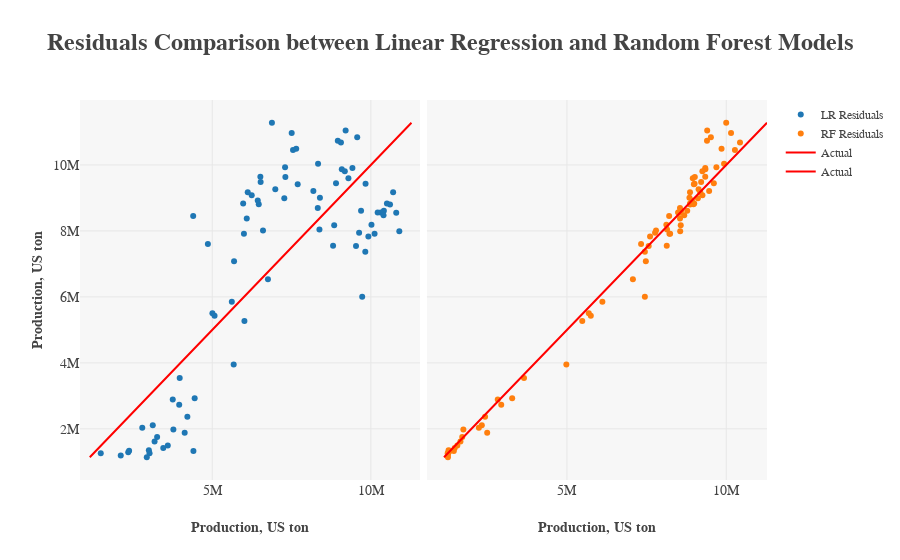

This figure's notebook cell:
### Code cell
# Compare Linear Regression to Random Forest Regression for Hawaii's sugarcane production
X_HI = HI[["Year", "TMAX", "TMIN", "WDMV", "PRCP", "SNOW"]]
y_HI = HI["Weight"]

X_HI_train, X_HI_test, y_HI_train, y_HI_test = train_test_split(X_HI, y_HI, test_size=0.3, random_state=42)

lr_model_HI = LinearRegression()
rf_model_HI = RandomForestRegressor()

lr_model_HI.fit(X_HI_train, y_HI_train)
rf_model_HI.fit(X_HI_train, y_HI_train)

HI_train = X_HI_train.join(y_HI_train)
m_HI = ols("Weight ~ Year + TMAX + TMIN + WDMV + PRCP + SNOW",HI_train).fit()

print(m_HI.summary())
print()
print("HAWAII SUGARCANE PRODUCTION VS HAWAII WEATHER:")
print("  Linear Regression Model Results:")
print("    R^2 train: {0:.4f}".format(lr_model_HI.score(X_HI_train, y_HI_train)))
print("    R^2  test: {0:.4f}".format(lr_model_HI.score(X_HI_test, y_HI_test)))
print("    y-intercept: {}".format(round(lr_model_HI.intercept_, 1)))
print("    {0}-coefficients: {1}".format(u"\u03B2", [round(c, 1) for c in lr_model_HI.coef_]))
print("    Feature variable order: {}".format([x for x in X_HI.columns]))
print()
print("  Random Forest Regression Model Results:")
print("    R^2 train: {0:.4f}".format(rf_model_HI.score(X_HI_train, y_HI_train)))
print("    R^2  test: {0:.4f}".format(rf_model_HI.score(X_HI_test, y_HI_test)))
print("    Feature importances: {}".format([round(p, 4) for p in rf_model_HI.feature_importances_]))
print("    Feature variable order: {}".format([x for x in X_HI.columns]))

lr_y_HI_pred = lr_model_HI.predict(X_HI)
lr_HI_residuals = y_HI - lr_y_HI_pred

rf_y_HI_pred = rf_model_HI.predict(X_HI)
rf_HI_residuals = y_HI - rf_y_HI_pred

trace0 = py.graph_objs.Scatter(name="LR Residuals", x=lr_y_HI_pred, y=y_HI, mode="markers")
trace1 = py.graph_objs.Scatter(name="RF Residuals", x=rf_y_HI_pred, y=y_HI, mode="markers")
trace2 = py.graph_objs.Scatter(name="Actual", x=y_HI, y=y_HI, mode="lines", line=dict(color="red"))

print()
fig = py.tools.make_subplots(rows=1, cols=2, shared_yaxes=True, horizontal_spacing=0.01)
fig.append_trace(trace0, 1, 1)
fig.append_trace(trace1, 1, 2)
fig.append_trace(trace2, 1, 1)
fig.append_trace(trace2, 1, 2)

fig["layout"].update(
    plot_bgcolor="rgb(247,247,247)",
    legend=dict(font=dict(family="serif", size=12)),
    title="<b>Residuals Comparison between Linear Regression and Random Forest Models</b>",
    titlefont=dict(family="serif", size=24),
    yaxis1=dict(title="<b>Production, US ton</b>", titlefont=dict(family="serif", size=14), tickfont=dict(family="serif", size=14)),
    xaxis1=dict(title="<b>Production, US ton</b>".format(u'\xb0'), titlefont=dict(family="serif", size=14),tickfont=dict(family="serif", size=14)),
    xaxis2=dict(title="<b>Production, US ton</b>".format(u'\xb0'), titlefont=dict(family="serif", size=14),tickfont=dict(family="serif", size=14)))

py.offline.iplot(fig)
